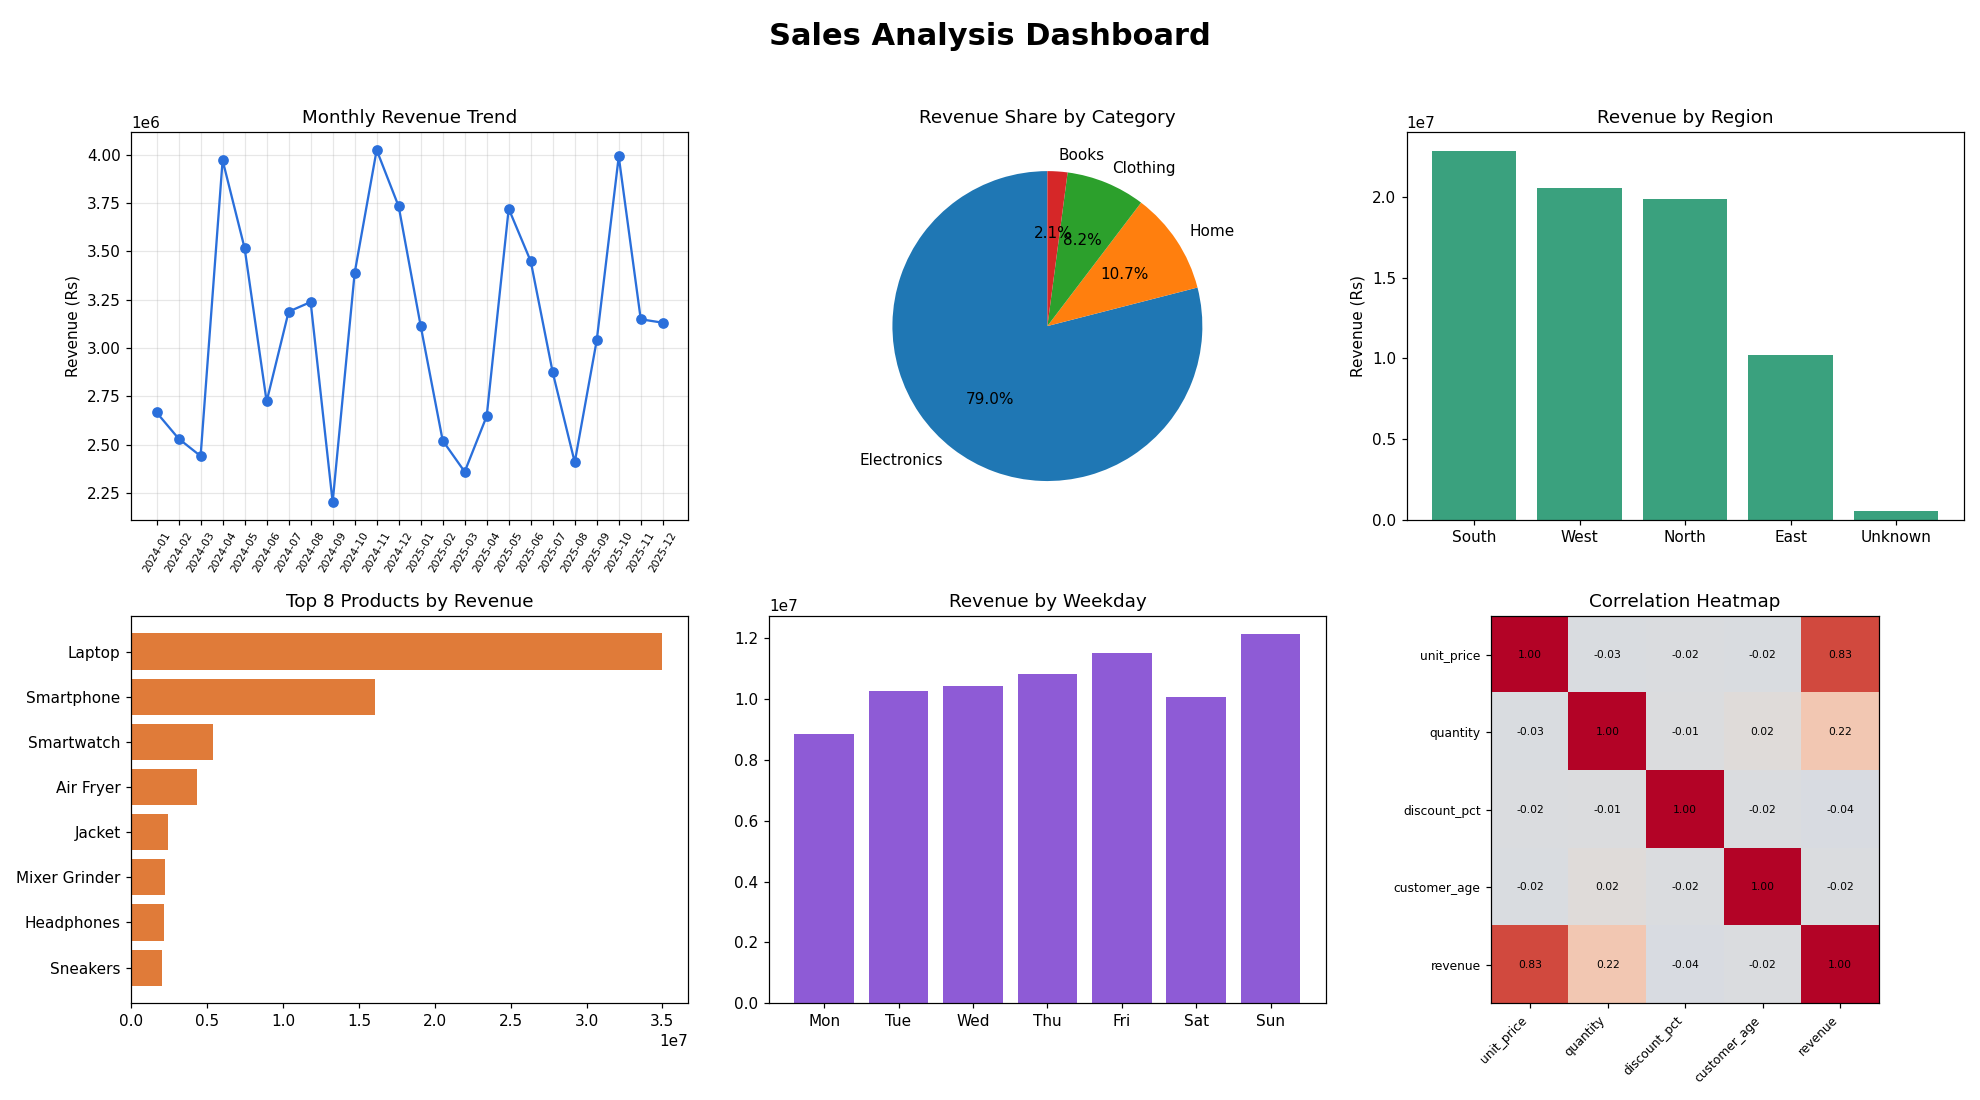

Python code for this plot:
"""Sales Data Analysis Dashboard (Pandas + NumPy + Matplotlib).
Run: python generate_data.py   (once)   then   python dashboard.py
Outputs: charts in ./output/ and a combined dashboard.png"""
import os
import numpy as np
import pandas as pd
import matplotlib
matplotlib.use("Agg")            # works without a display; remove this line to use plt.show()
import matplotlib.pyplot as plt

OUT = "output"
os.makedirs(OUT, exist_ok=True)

# ---------- 1. LOAD ----------
df = pd.read_csv("sales_data.csv")
print("Raw shape:", df.shape)

# ---------- 2. CLEAN ----------
df = df.drop_duplicates()
df["region"] = df["region"].fillna("Unknown")
df["customer_age"] = df["customer_age"].fillna(df["customer_age"].median())
df["order_date"] = pd.to_datetime(df["order_date"])
print("Clean shape:", df.shape)

# ---------- 3. FEATURE ENGINEERING ----------
df["revenue"] = df["unit_price"] * df["quantity"] * (1 - df["discount_pct"] / 100)
df["month"] = df["order_date"].dt.to_period("M")
df["weekday"] = df["order_date"].dt.day_name()
df["age_group"] = pd.cut(df["customer_age"], bins=[17, 25, 35, 45, 65],
                         labels=["18-25", "26-35", "36-45", "46-65"])

# ---------- 4. ANALYSIS ----------
monthly = df.groupby("month")["revenue"].sum()
by_category = df.groupby("category")["revenue"].sum().sort_values(ascending=False)
by_region = df.groupby("region")["revenue"].sum().sort_values(ascending=False)
top_products = df.groupby("product")["revenue"].sum().nlargest(8).sort_values()
by_age = df.groupby("age_group", observed=True)["revenue"].mean()
weekday_order = ["Monday", "Tuesday", "Wednesday", "Thursday", "Friday", "Saturday", "Sunday"]
by_weekday = df.groupby("weekday")["revenue"].sum().reindex(weekday_order)
discount_effect = df.groupby("discount_pct")["quantity"].mean()

growth = monthly.pct_change().dropna() * 100
corr = df[["unit_price", "quantity", "discount_pct", "customer_age", "revenue"]].corr()

print("\n===== KEY INSIGHTS =====")
print(f"Total revenue        : Rs {df['revenue'].sum():,.0f}")
print(f"Average order value  : Rs {df['revenue'].mean():,.0f}")
print(f"Best category        : {by_category.index[0]} (Rs {by_category.iloc[0]:,.0f})")
print(f"Best region          : {by_region.index[0]}")
print(f"Best month           : {monthly.idxmax()} (Rs {monthly.max():,.0f})")
print(f"Best weekday         : {by_weekday.idxmax()}")
print(f"Avg monthly growth   : {np.mean(growth):.2f}%  (std {np.std(growth):.2f})")
print(f"Revenue-quantity corr: {corr.loc['revenue', 'quantity']:.2f}")


# ---------- 5. CHARTS ----------
def save(fig, name):
    fig.tight_layout()
    fig.savefig(os.path.join(OUT, name), dpi=130)
    plt.close(fig)


def draw_monthly(ax):
    ax.plot(monthly.index.astype(str), monthly.values, marker="o", color="#2a6fdb")
    ax.set_title("Monthly Revenue Trend")
    ax.set_ylabel("Revenue (Rs)")
    ax.tick_params(axis="x", rotation=60, labelsize=7)
    ax.grid(alpha=0.3)


def draw_category(ax):
    ax.pie(by_category.values, labels=by_category.index, autopct="%1.1f%%", startangle=90)
    ax.set_title("Revenue Share by Category")


def draw_region(ax):
    ax.bar(by_region.index, by_region.values, color="#3aa17e")
    ax.set_title("Revenue by Region")
    ax.set_ylabel("Revenue (Rs)")


def draw_products(ax):
    ax.barh(top_products.index, top_products.values, color="#e07b39")
    ax.set_title("Top 8 Products by Revenue")


def draw_weekday(ax):
    ax.bar([d[:3] for d in weekday_order], by_weekday.values, color="#8e5bd6")
    ax.set_title("Revenue by Weekday")


def draw_heatmap(ax):
    im = ax.imshow(corr.values, cmap="coolwarm", vmin=-1, vmax=1)
    ax.set_xticks(range(len(corr)), corr.columns, rotation=45, ha="right", fontsize=8)
    ax.set_yticks(range(len(corr)), corr.columns, fontsize=8)
    for i in range(len(corr)):
        for j in range(len(corr)):
            ax.text(j, i, f"{corr.values[i, j]:.2f}", ha="center", va="center", fontsize=7)
    ax.set_title("Correlation Heatmap")
    return im


charts = {"monthly_revenue.png": draw_monthly, "category_share.png": draw_category,
          "region_revenue.png": draw_region, "top_products.png": draw_products,
          "weekday_revenue.png": draw_weekday, "correlation.png": draw_heatmap}

for fname, fn in charts.items():            # individual charts
    fig, ax = plt.subplots(figsize=(7, 4.5))
    fn(ax)
    save(fig, fname)

fig, axes = plt.subplots(2, 3, figsize=(18, 10))   # combined dashboard
for ax, fn in zip(axes.ravel(), charts.values()):
    fn(ax)
fig.suptitle("Sales Analysis Dashboard", fontsize=20, fontweight="bold")
fig.tight_layout(rect=[0, 0, 1, 0.96])
fig.savefig("dashboard.png", dpi=110)
plt.close(fig)

df.to_csv(os.path.join(OUT, "cleaned_sales.csv"), index=False)
print("\nSaved: dashboard.png, charts and cleaned_sales.csv in ./output/")
